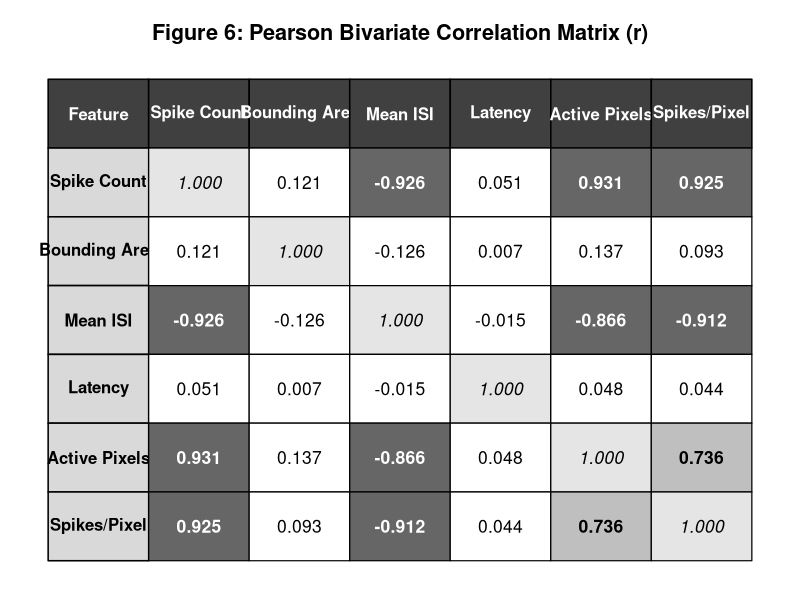

This chart was generated by the following R code:
# =====================================================================
# Figure 6: Pearson Bivariate Correlation Matrix (Sub-RQ6) - Rectangular Table Visual
# =====================================================================

dir.create("figures", showWarnings = FALSE)
nmnist_data <- read.csv("nmnist_features.csv")

cat("Generating Figure 6: Bivariate Correlation Matrix Rectangular Table...\n")

# Wide rectangular image canvas (aspect ratio ~ 2.3 : 1)
png("figures/fig6_correlation_matrix.png", width = 3400, height = 1500, res = 300)

num_cols <- nmnist_data[, c("spike_count", "bounding_area", "mean_isi_us", "latency_us", "active_pixels", "spikes_per_pixel")]
col_labels <- c("Spike Count", "Bounding Area", "Mean ISI", "Latency", "Active Pixels", "Spikes/Pixel")
cor_m <- cor(num_cols)

par(mar = c(1, 1, 3, 1))

# Setup wide grid: 7 columns (0=row labels, 1..6=data) and 7 rows (0=header, 1..6=data)
plot(1, type = "n", xlim = c(0, 7), ylim = c(7, 0), axes = FALSE, xlab = "", ylab = "")
title(main = "Figure 6: Pearson Bivariate Correlation Matrix (r)", cex.main = 1.3, line = 1.0)

# Render Header Row (Row 0) - Dark Grayscale
rect(0, 0, 1, 1, col = "gray25", border = "black", lwd = 1.5)
text(0.5, 0.5, "Feature", col = "white", font = 2, cex = 1.0)

for (c in 1:6) {
  rect(c, 0, c + 1, 1, col = "gray25", border = "black", lwd = 1.5)
  text(c + 0.5, 0.5, col_labels[c], col = "white", font = 2, cex = 1.0)
}

# Render Table Body (Rows 1 to 6)
for (r in 1:6) {
  # Left Row Header Column
  rect(0, r, 1, r + 1, col = "gray85", border = "black", lwd = 1.5)
  text(0.5, r + 0.5, col_labels[r], col = "black", font = 2, cex = 1.0)
  
  # Data Cells
  for (c in 1:6) {
    val <- cor_m[r, c]
    
    # Grayscale Shading Logic:
    # Diagonal -> Soft Gray
    # Strong correlation (|r| > 0.85) -> Dark Gray fill with bold white text
    # Moderate correlation -> Soft Gray
    # Weak correlation -> Clean White
    if (r == c) {
      bg_col <- "gray90"
      txt_col <- "black"
      txt_font <- 3
    } else if (abs(val) > 0.85) {
      bg_col <- "gray40"
      txt_col <- "white"
      txt_font <- 2
    } else if (abs(val) > 0.70) {
      bg_col <- "gray75"
      txt_col <- "black"
      txt_font <- 2
    } else {
      bg_col <- "white"
      txt_col <- "black"
      txt_font <- 1
    }
    
    rect(c, r, c + 1, r + 1, col = bg_col, border = "black", lwd = 1.2)
    
    txt_val <- ifelse(r == c, "1.000", sprintf("%.3f", val))
    text(c + 0.5, r + 0.5, labels = txt_val, col = txt_col, cex = 1.05, font = txt_font)
  }
}

dev.off()

cat("Successfully generated figures/fig6_correlation_matrix.png\n")
